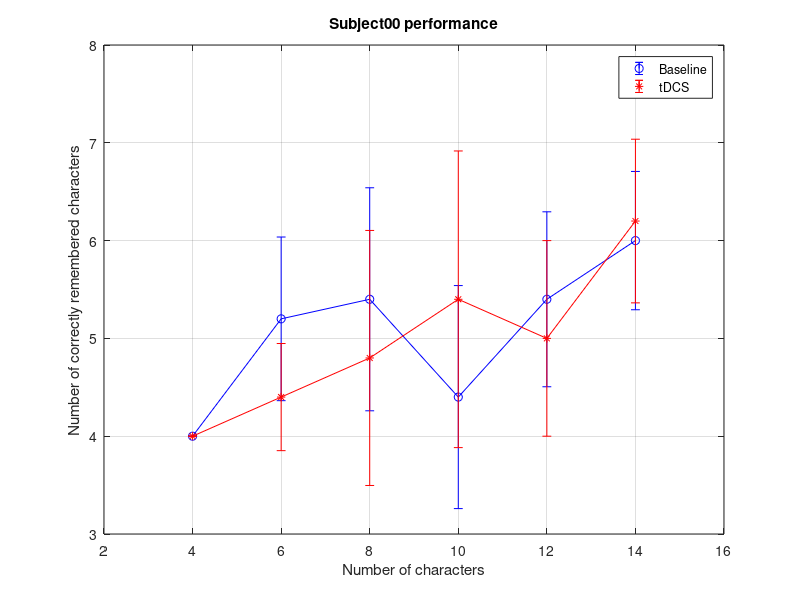
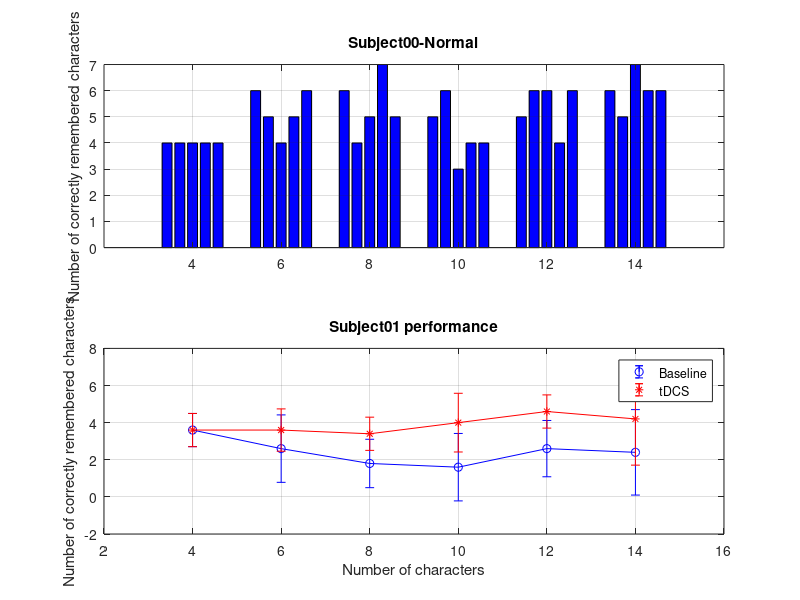
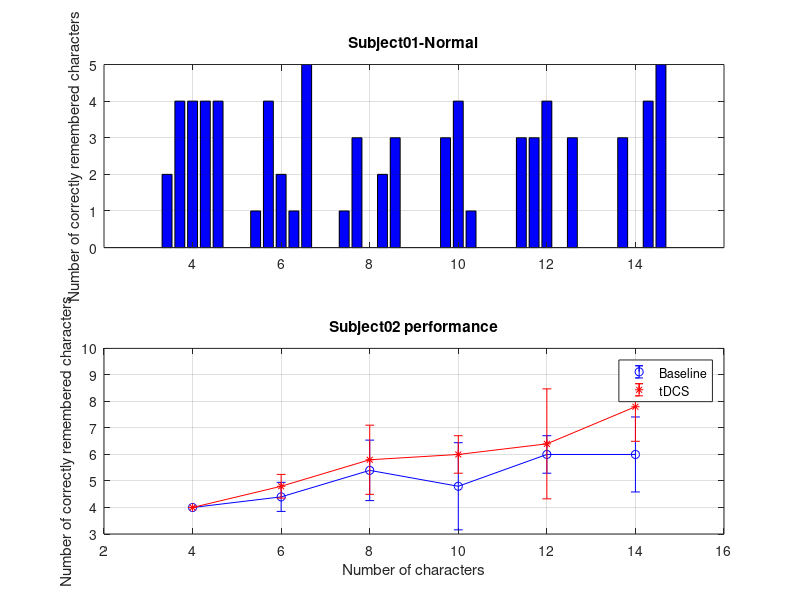
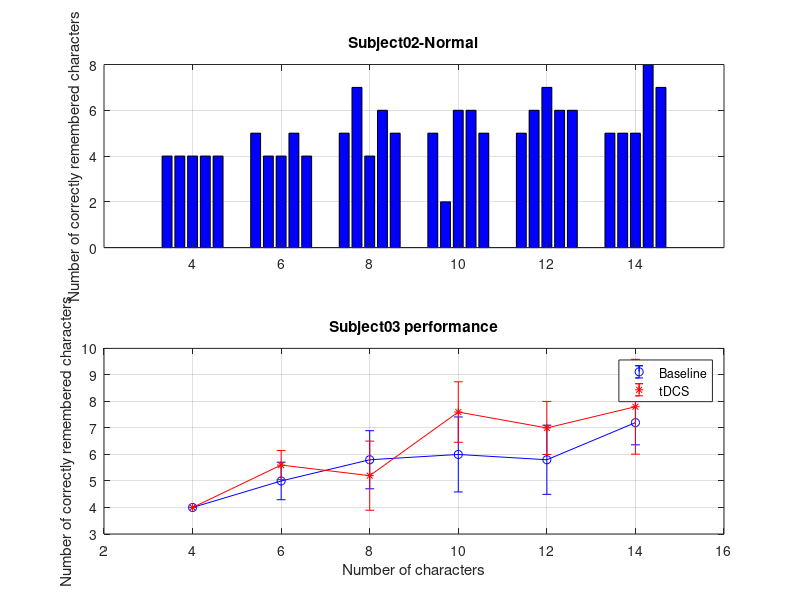

Recreate these plots in MATLAB, in order. (Note: this script raises an error after producing the figures.)
% Subject00
% pilot test (10-min tDCS)
clear all; clc; close all;
x = [4:2:14];

% Baseline
a0 = [4 4 4 4 4; 6 5 4 5 6; 6 4 5 7 5; 5 6 3 4 4; 5 6 6 4 6; 6 5 7 6 6]; % data
errorbar(x,mean(a0,2),std(a0,0,2),'-ob');
hold on; grid on;
% tDCS
b0 = [4 4 4 4 4; 5 4 5 4 4; 3 4 6 5 6; 3 6 7 6 5; 4 5 6 4 6; 6 7 6 5 7]; % data
errorbar(x,mean(b0,2),std(b0,0,2),'-*r');

legend('Baseline','tDCS');
title('Subject00 performance');
xlabel('Number of characters');
ylabel('Number of correctly remembered characters');

% barplot
figure();
subplot(211); bar1 = bar(x,a0,'FaceColor','b');
title('Subject00-Normal'); ylabel('Number of correctly remembered characters');
grid on;
subplot(212); bar2 = bar(x,b0,'FaceColor','r');
title('Subject00-tDCS'); ylabel('Number of correctly remembered characters');
xlabel('Number of characters');
grid on;

%% ----------------------
% Subject01
% 15-min tDCS
clear all; clc; close all;
x = [4:2:14];

% Baseline
a1 = [2 4 4 4 4; 1 4 2 1 5; 1 3 0 2 3; 0 3 4 1 0; 3 3 4 0 3; 0 3 0 4 5]; % data
errorbar(x,mean(a1,2),std(a1,0,2),'-ob');
hold on; grid on;
% tDCS
b1 = [4 4 2 4 4; 3 4 4 5 2; 4 4 2 4 3; 2 4 3 5 6; 4 4 4 6 5; 5 0 4 6 6]; % data
errorbar(x,mean(b1,2),std(b1,0,2),'-*r');

legend('Baseline','tDCS');
title('Subject01 performance');
xlabel('Number of characters');
ylabel('Number of correctly remembered characters');

% barplot
figure();
subplot(211); bar1 = bar(x,a1,'FaceColor','b');
title('Subject01-Normal'); ylabel('Number of correctly remembered characters');
grid on;
subplot(212); bar2 = bar(x,b1,'FaceColor','r');
title('Subject01-tDCS'); ylabel('Number of correctly remembered characters');
xlabel('Number of characters');
grid on;

%% ----------------------
% Subject02

clear all; clc; close all;
x = [4:2:14];

% Baseline
a2 = [4 4 4 4 4; 5 4 4 5 4; 5 7 4 6 5; 5 2 6 6 5; 5 6 7 6 6; 5 5 5 8 7]; % data
errorbar(x,mean(a2,2),std(a2,0,2),'-ob');
hold on; grid on;
% tDCS
b2 = [4 4 4 4 4; 5 5 5 4 5; 5 7 6 4 7; 6 6 7 5 6; 4 9 8 6 5; 7 9 9 6 8]; % data
errorbar(x,mean(b2,2),std(b2,0,2),'-*r');

legend('Baseline','tDCS');
title('Subject02 performance');
xlabel('Number of characters');
ylabel('Number of correctly remembered characters');

% barplot
figure();
subplot(211); bar1 = bar(x,a2,'FaceColor','b');
title('Subject02-Normal'); ylabel('Number of correctly remembered characters');
grid on;
subplot(212); bar2 = bar(x,b2,'FaceColor','r');
title('Subject02-tDCS'); ylabel('Number of correctly remembered characters');
xlabel('Number of characters');
grid on;

%% ----------------------
% Subject03

clear all; clc; close all;
x = [4:2:14];

% Baseline
a3 = [4 4 4 4 4; 6 5 4 5 5; 5 7 5 5 7; 8 6 6 4 6; 4 6 7 7 5; 6 8 7 8 7]; % data
errorbar(x,mean(a3,2),std(a3,0,2),'-ob');
hold on; grid on;
% tDCS
b3 = [4 4 4 4 4; 5 5 6 6 6; 5 7 4 4 6; 9 6 7 8 8; 6 8 6 7 8; 8 8 5 10 8]; % data
errorbar(x,mean(b3,2),std(b3,0,2),'-*r');

legend('Baseline','tDCS');
title('Subject03 performance');
xlabel('Number of characters');
ylabel('Number of correctly remembered characters');

% barplot
figure();
subplot(211); bar1 = bar(x,a3,'FaceColor','b');
title('Subject03-Normal'); ylabel('Number of correctly remembered characters');
grid on;
subplot(212); bar2 = bar(x,b3,'FaceColor','r');
title('Subject03-tDCS'); ylabel('Number of correctly remembered characters');
xlabel('Number of characters');
grid on;

%% ----------------------
% Subject04

clear all; clc; close all;
x = [4:2:14];

% Baseline
a4 = [4 3 4 4 4; 3 3 4 6 3; 5 5 7 6 3; 5 4 6 5 5; 7 5 6 4 5; 7 5 4 4 4]; % data
errorbar(x,mean(a4,2),std(a4,0,2),'-ob');
hold on; grid on;
% tDCS
b4 = [4 3 4 2 4; 2 6 5 6 3; 4 5 6 6 6; 4 5 7 6 5; 6 5 6 6 7; 8 6 6 7 6]; % data
errorbar(x,mean(b4,2),std(b4,0,2),'-*r');

legend('Baseline','tDCS');
title('Subject04 performance');
xlabel('Number of characters');
ylabel('Number of correctly remembered characters');

% barplot
figure();
subplot(211); bar1 = bar(x,a4,'FaceColor','b');
title('Subject04-Normal'); ylabel('Number of correctly remembered characters');
grid on;
subplot(212); bar2 = bar(x,b4,'FaceColor','r');
title('Subject04-tDCS'); ylabel('Number of correctly remembered characters');
xlabel('Number of characters');
grid on;

%% ----------------------
% Subject05

clear all; clc; close all;
x = [4:2:14];

% Baseline
a5 = [4 4 4 4 4; 5 6 5 4 5; 7 3 6 6 6; 6 5 5 6 6; 5 6 3 5 7; 4 7 7 5 5]; % data
errorbar(x,mean(a5,2),std(a5,0,2),'-ob');
hold on; grid on;
% tDCS
b5 = [4 4 4 4 4; 4 5 5 5 5; 5 3 7 5 7; 6 5 5 7 6; 7 8 7 8 6; 6 7 6 7 5]; % data
errorbar(x,mean(b5,2),std(b5,0,2),'-*r');

legend('Baseline','tDCS');
title('Subject05 performance');
xlabel('Number of characters');
ylabel('Number of correctly remembered characters');

% barplot
figure();
subplot(211); bar1 = bar(x,a5,'FaceColor','b');
title('Subject05-Normal'); ylabel('Number of correctly remembered characters');
grid on;
subplot(212); bar2 = bar(x,b5,'FaceColor','r');
title('Subject05-tDCS'); ylabel('Number of correctly remembered characters');
xlabel('Number of characters');
grid on;

%% ----------------------
% Subject06

clear all; clc; close all;
x = [4:2:14];

% Baseline
a6 = [4 4 4 4 4; 3 4 4 3 4; 4 3 5 4 5; 5 7 4 3 4; 6 6 5 5 5; 6 5 6 5 4]; % data
errorbar(x,mean(a6,2),std(a6,0,2),'-ob');
hold on; grid on;
% tDCS
b6 = [4 4 4 4 4; 4 5 4 6 5; 5 4 3 5 5; 4 6 4 4 7; 5 5 5 4 4; 6 6 6 6 4]; % data
errorbar(x,mean(b6,2),std(b6,0,2),'-*r');

legend('Baseline','tDCS');
title('Subject06 performance');
xlabel('Number of characters');
ylabel('Number of correctly remembered characters');

% barplot
figure();
subplot(211); bar1 = bar(x,a6,'FaceColor','b');
title('Subject06-Normal'); ylabel('Number of correctly remembered characters');
grid on;
subplot(212); bar2 = bar(x,b6,'FaceColor','r');
title('Subject06-tDCS'); ylabel('Number of correctly remembered characters');
xlabel('Number of characters');
grid on;

%% ----------------------
% Subject07

clear all; clc; close all;
x = [4:2:14];

% Baseline
a7 = [4 4 4 4 4; 6 5 5 4 5; 5 5 4 5 3; 5 5 6 3 5; 6 6 5 4 5; 8 5 4 5 6]; % data
errorbar(x,mean(a7,2),std(a7,0,2),'-ob');
hold on; grid on;
% tDCS
b7 = [4 4 4 4 4; 4 4 4 2 5; 5 3 5 6 5; 6 7 5 6 4; 7 6 7 4 7; 7 5 5 6 5]; % data
errorbar(x,mean(b7,2),std(b7,0,2),'-*r');

legend('Baseline','tDCS');
title('Subject07 performance');
xlabel('Number of characters');
ylabel('Number of correctly remembered characters');

% barplot
figure();
subplot(211); bar1 = bar(x,a7,'FaceColor','b');
title('Subject07-Normal'); ylabel('Number of correctly remembered characters');
grid on;
subplot(212); bar2 = bar(x,b7,'FaceColor','r');
title('Subject07-tDCS'); ylabel('Number of correctly remembered characters');
xlabel('Number of characters');
grid on;

%% ----------------------
% Subject08

clear all; clc; close all;
x = [4:2:14];

% Baseline
a8 = [4 4 4 4 4; 6 6 4 5 6; 4 5 1 5 5; 6 5 7 6 4; 3 5 6 4 6; 3 6 5 5 5]; % data
errorbar(x,mean(a8,2),std(a8,0,2),'-ob');
hold on; grid on;
% tDCS
b8 = [4 4 4 4 4; 5 5 6 6 4; 5 7 5 6 6; 5 4 6 8 7; 7 7 7 7 7; 3 4 8 4 11]; % data
errorbar(x,mean(b8,2),std(b8,0,2),'-*r');

legend('Baseline','tDCS');
title('Subject08 performance');
xlabel('Number of characters');
ylabel('Number of correctly remembered characters');

% barplot
figure();
subplot(211); bar1 = bar(x,a8,'FaceColor','b');
title('Subject08-Normal'); ylabel('Number of correctly remembered characters');
grid on;
subplot(212); bar2 = bar(x,b8,'FaceColor','r');
title('Subject08-tDCS'); ylabel('Number of correctly remembered characters');
xlabel('Number of characters');
grid on;

%% ----------------------
% Subject09

clear all; clc; close all;
x = [4:2:14];

% Baseline
a9 = [4 4 4 4 4; 2 0 4 5 4; 3 3 1 6 5; 3 7 5 4 5; 2 4 6 6 6; 6 6 7 6 8]; % data
errorbar(x,mean(a9,2),std(a9,0,2),'-ob');
hold on; grid on;
% tDCS
b9 = [4 4 4 4 4; 5 6 5 2 4; 4 8 6 6 6; 6 5 7 5 5; 6 4 6 6 6; 4 6 8 6 6]; % data
errorbar(x,mean(b9,2),std(b9,0,2),'-*r');

legend('Baseline','tDCS');
title('Subject09 performance');
xlabel('Number of characters');
ylabel('Number of correctly remembered characters');

% barplot
figure();
subplot(211); bar1 = bar(x,a9,'FaceColor','b');
title('Subject09-Normal'); ylabel('Number of correctly remembered characters');
grid on;
subplot(212); bar2 = bar(x,b9,'FaceColor','r');
title('Subject09-tDCS'); ylabel('Number of correctly remembered characters');
xlabel('Number of characters');
grid on;

%% ----------------------
% Subject10

clear all; clc; close all;
x = [4:2:14];

% Baseline
a10 = [4 4 3 4 4; 4 4 3 4 4; 3 5 3 5 3; 4 4 5 5 3; 3 5 3 4 4; 5 4 4 5 7]; % data
errorbar(x,mean(a10,2),std(a10,0,2),'-ob');
hold on; grid on;
% tDCS
b10 = [4 4 4 4 4; 2 5 5 3 1; 4 3 3 4 1; 6 4 5 4 5; 4 4 3 4 7; 5 5 8 5 4]; % data
errorbar(x,mean(b10,2),std(b10,0,2),'-*r');

legend('Baseline','tDCS');
title('Subject10');
xlabel('Number of characters');
ylabel('Number of correctly remembered characters');

% barplot
figure();
subplot(211); bar1 = bar(x,a10,'FaceColor','b');
title('Subject10-Normal'); ylabel('Number of correctly remembered characters');
grid on;
subplot(212); bar2 = bar(x,b10,'FaceColor','r');
title('Subject10-tDCS'); ylabel('Number of correctly remembered characters');
xlabel('Number of characters');
grid on;


%% Stat

% t-test pool of characters
[h,p]=ttest2(mean_base1(:),mean_tdcs1(:)) 

% condition & stage
for j = 1:6 
    [Pval.p(1,j),Pval.h(1,j)] = signrank(mean_base1(:,j), mean_tdcs1(:,j))
    [Pval.h(2,j),Pval.p(2,j)] = ttest2(mean_base1(:,j), mean_tdcs1(:,j))
    j = j+1;
end

% subject & condition
for i = 1:10 
    [Tval.p(1,i),Tval.h(1,i)] = signrank(mean_base1(i,:), mean_tdcs1(i,:))
    [Tval.h(2,i),Tval.p(2,i)] = ttest2(mean_base1(i,:), mean_tdcs1(i,:))
    i = i+1;
end

% subject & stage & condition
for k = 1:6 
    [pval.p(1,k),pval.h(1,k)] = signrank(S01_base1(:,k), S01_tdcs1(:,k))
    [pval.h(2,k),pval.p(2,k)] = ttest2(S01_base1(:,k), S01_tdcs1(:,k))
    k = k+1;
end

%% plotting
Baseline = mean(mean_base1,2);
tDCS = mean(mean_tdcs1,2);
All = [Baseline tDCS]';
mean_All = mean(All,2);
sem_All = (std(All,0,2)./sqrt(length(All)));

figure(1);
X = categorical({'Baseline'; 'Active-tDCS'});
X = reordercats(X,{'Baseline'; 'Active-tDCS'});
bar_Avg = bar(X,mean_All,0.4,'FaceColor','flat');
bar_Avg.CData(1,:) = [0 0 1];
bar_Avg.CData(2,:) = [1 0 0];
title('Subjects performance'); 
ylabel('Number of correctly remembered characters in mean');
xlabel('Conditions');
hold on; grid on; 
errorbar(X,mean_All,sem_All,'*k');


%% character based figure
char_base = [mean(mean_base1)];
sem_base = std(mean_base1,0)./sqrt(length(mean_base1));
char_tdcs = [mean(mean_tdcs1)];
sem_tdcs = std(mean_tdcs1,0)./sqrt(length(mean_tdcs1));

char = [char_base; char_tdcs];
sem_char = [sem_base; sem_tdcs];

figure(2);
bar_char = bar(char(:,:,1)');
bar_char(1).FaceColor = [0 0 1];
bar_char(2).FaceColor = [1 0 0];
for u = 1:2
    x(u,:) = bar_char(u).XEndPoints;
end
hold on; grid on;
errorbar(x,char(:,:,1),sem_char,'.k');
legend('Baseline','Active-tDCS');
title('Subjects performance');
xlabel('Number of characters');
ylabel('Number of correctly remembered characters in mean');
set(gca,'XTickLabel',{'4';'6';'8';'10';'12';'14'});
ylim([0 8])


%% plot all subjects

subj_base = mean(mean_base1,2)';
subj_tdcs = mean(mean_tdcs1,2)';
base_sem = std(subj_base,0)./sqrt(subj_base);
tdcs_sem = std(subj_tdcs,0)./sqrt(subj_tdcs);

All_subj = [subj_base; subj_tdcs];
sem_All = [base_sem; tdcs_sem];

figure();
bar_All_ss = bar(All_subj(:,:,1)');
bar_All_ss(1).FaceColor = [0 0 1];
bar_All_ss(2).FaceColor = [1 0 0];
for u = 1:2
    x(u,:) = bar_All_ss(u).XEndPoints;
end
hold on;
errorbar(x,All_subj(:,:,1),sem_All,'.k');
legend('Baseline','Active-tDCS');
title('Subjects performance');
xlabel('Subjects code');
ylabel('Number of correctly remembered characters in mean');
set(gca,'XTickLabel',{'S01';'S02';'S03';'S04';'S05';'S06';'S07'; 'S08'; 'S09'; 'S10'});
ylim([0 8]); grid on;
